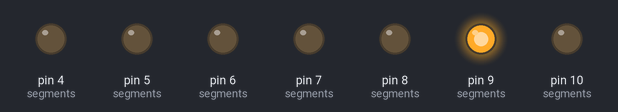
Simulated run of this sketch. Board: Arduino Uno, built with avr-gcc and run on an emulated ATmega328P. Parts: output pins drawn as LEDs (lit = HIGH).

Above: at 0.05 s.
At 0.55 s:
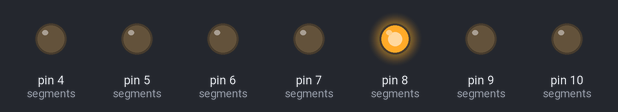
At 0.75 s:
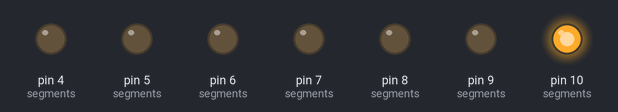
At 1.45 s:
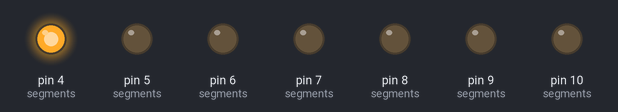
At 2.15 s:
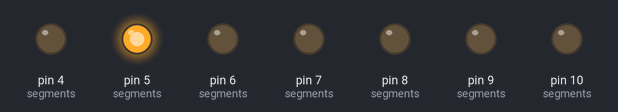
At 2.85 s:
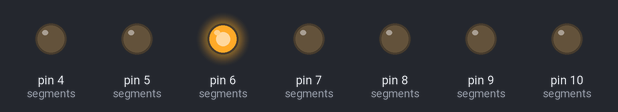
Timing chart, 0 to 3.1 s (numbered marks = the images above):
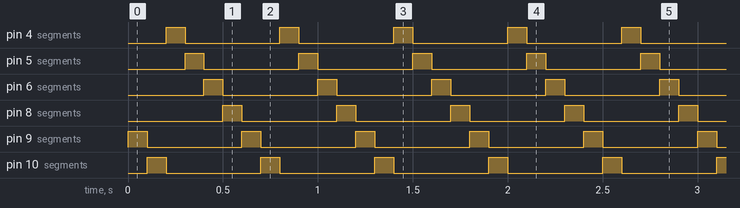

Measured:
- by itself, pin 4 (segments), pin 5 (segments), pin 6 (segments), pin 8 (segments), pin 9 (segments), pin 10 (segments): alternates HIGH for 0.10 s and LOW for 0.50 s
- by itself, everything shown: repeats every 0.60 s, in 6 steps

The sketch:

segmentrun.ino
```cpp
unsigned int segA = 9;
unsigned int segB = 10;
unsigned int segC = 4;
unsigned int segD = 5;
unsigned int segE = 6;
unsigned int segF = 8;
unsigned int segG = 7;

void setup() {
  int segments[] = {segA, segB, segC, segD, segE, segF, segG};
  for(int i = 0; i < 7; i++)
  {
     pinMode(segments[i],OUTPUT);
  }
}

void AllOffExcept(int seg)
{
  int segments[] = {segA, segB, segC, segD, segE, segF, segG};
  for(int i = 0; i < 7; i++)
  {
     if(segments[i] == seg)
     {
         digitalWrite(segments[i], HIGH);
     }
     else
     {
        digitalWrite(segments[i], LOW);
     }
  }
}
void loop() {
  int segments[] = {segA, segB, segC, segD, segE, segF};
  for(int i = 0; i < 6; i++)
  {
      AllOffExcept(segments[i]);
      delay(100);
  }
}
```
